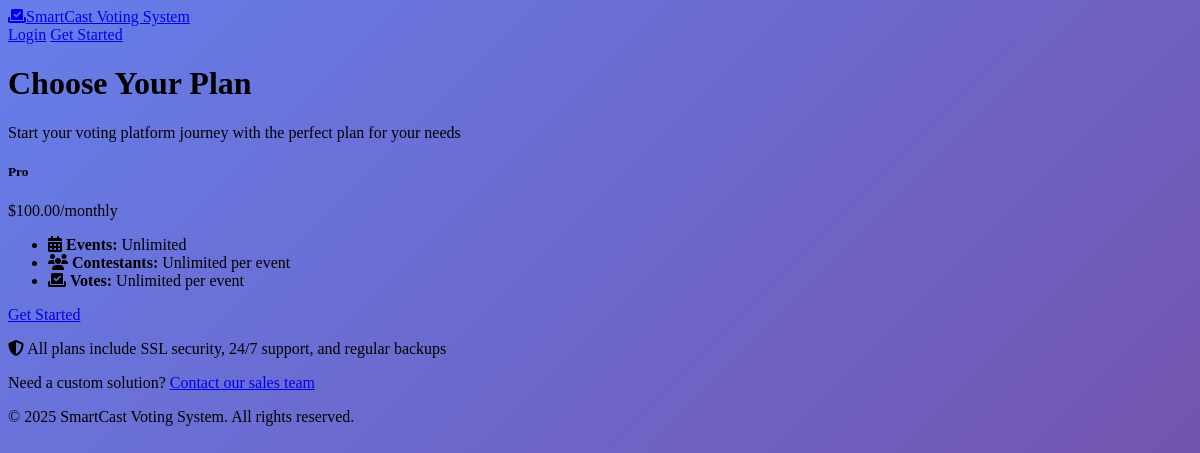
/pricing, run on the app's committed database.
### tables this page shows
CREATE TABLE `subscription_plans` (
  `id` int(11) NOT NULL,
  `name` varchar(100) NOT NULL,
  `slug` varchar(100) NOT NULL,
  `description` text DEFAULT NULL,
  `price` decimal(10,2) NOT NULL DEFAULT 0.00,
  `billing_cycle` enum('monthly','yearly','lifetime','free') DEFAULT 'monthly',
  `max_events` int(11) DEFAULT NULL COMMENT 'NULL means unlimited',
  `max_contestants_per_event` int(11) DEFAULT NULL COMMENT 'NULL means unlimited',
  `max_votes_per_event` int(11) DEFAULT NULL COMMENT 'NULL means unlimited',
  `features` longtext DEFAULT NULL COMMENT 'Additional features as JSON' CHECK (json_valid(`features`)),
  `fee_rule_id` int(11) DEFAULT NULL COMMENT 'Default fee rule for this plan',
  `is_popular` tinyint(1) DEFAULT 0,
  `is_active` tinyint(1) DEFAULT 1,
  `sort_order` int(3) DEFAULT 0,
  `trial_days` int(3) DEFAULT 0,
  `created_at` timestamp NOT NULL DEFAULT current_timestamp(),
  `updated_at` timestamp NOT NULL DEFAULT current_timestamp() ON UPDATE current_timestamp()
);

### includes/autoloader.php (called while the page is built, shortened)
<?php
spl_autoload_register(function ($class) {
    $prefix = 'SmartCast\\';
    $base_dir = __DIR__ . '/../src/';
    $len = strlen($prefix);
    $relative_class = substr($class, $len);
    $file = $base_dir . str_replace('\\', '/', $relative_class) . '.php';
});

### src/Core/Database.php (called while the page is built, shortened)
<?php
class Database
{
    private $connection;
    private static $instance = null;
    public static function getInstance()
    {
        if (self::$instance === null) {
            self::$instance = new self();
        }
        return self::$instance;
    }
    private function connect()
    {
        try {
            $dsn = "mysql:host=" . DB_HOST . ";dbname=" . DB_NAME . ";charset=" . DB_CHARSET;
            $options = [
                PDO::ATTR_ERRMODE => PDO::ERRMODE_EXCEPTION,
                PDO::ATTR_DEFAULT_FETCH_MODE => PDO::FETCH_ASSOC,
                PDO::ATTR_EMULATE_PREPARES => false,
            ];
            $this->connection = new PDO($dsn, DB_USER, DB_PASS, $options);
        } catch (PDOException $e) {
            throw new \Exception("Database connection failed: " . $e->getMessage());
        }
    }
    public function query($sql, $params = [])
    {
        try {
            $stmt = $this->connection->prepare($sql);
            foreach ($params as $key => $value) {
                if (is_null($value)) {
                    $stmt->bindValue(":$key", null, PDO::PARAM_NULL);
                } elseif (is_int($value)) {
                    $stmt->bindValue(":$key", $value, PDO::PARAM_INT);
                } elseif (is_bool($value)) {
                    $stmt->bindValue(":$key", $value, PDO::PARAM_BOOL);
                } else {
                    $stmt->bindValue(":$key", $value, PDO::PARAM_STR);
                }
            }
            $stmt->execute();
            return $stmt;
        } catch (PDOException $e) {
            throw new \Exception("Query failed: " . $e->getMessage());
        }
    }
    public function select($sql, $params = [])
    {
        $stmt = $this->query($sql, $params);
        return $stmt->fetchAll();
    }
}

### src/Controllers/AuthController.php (called while the page is built, shortened)
<?php
class AuthController extends BaseController
{
    public function showPricing()
    {
        $planModel = new SubscriptionPlan();
        $plans = $planModel->getPlansForPricing();
        $this->view('pricing', [
            'plans' => $plans
        ]);
    }
}

### src/Core/Application.php (called while the page is built, shortened)
<?php
class Application
{
    private $router;
    private function initializeRouter()
    {
        $this->router = new Router();
    }
    private function setupRoutes()
    {
        $this->router->get('/', 'HomeController@index');
        $this->router->get('/pricing', 'AuthController@showPricing');
        $this->router->get('/login', 'AuthController@showLogin');
        $this->router->post('/login', 'AuthController@login');
        $this->router->get('/register', 'AuthController@showRegister');
        $this->router->post('/register', 'AuthController@register');
        $this->router->post('/logout', 'AuthController@logout');
        $this->router->get('/events', 'EventController@index');
        $this->router->get('/events/{eventSlug}', 'EventController@show');
        $this->router->get('/events/{eventSlug}/vote', 'VoteController@showVoting');
        $this->router->get('/events/{eventSlug}/vote/{contestantSlug}', 'VoteController@showVoteForm');
        $this->router->post('/events/{eventSlug}/vote/process', 'VoteController@processVote');
        $this->router->get('/api/payment/status/{transactionId}', 'VoteController@checkPaymentStatus');
        $this->router->get('/api/payment/test/{transactionId}', 'VoteController@testPaymentStatus');
        $this->router->post('/api/payment/callback/{transactionId}', 'VoteController@handlePaymentCallback');
        $this->router->get('/api/payment/simulate/{transactionId}', 'VoteController@simulatePaymentCallback');
        $this->router->group(['middleware' => 'auth'], function($router) {
            $router->get('/organizer', 'OrganizerController@dashboard');
        });
        $this->router->group(['prefix' => '/admin', 'middleware' => 'auth'], function($router) {
            $router->get('/', 'AdminController@dashboard');
            $router->get('/events', 'AdminController@events');
            $router->get('/events/create', 'AdminController@createEvent');
            $router->post('/events', 'AdminController@storeEvent');
            $router->get('/events/{id}/edit', 'AdminController@editEvent');
            $router->put('/events/{id}', 'AdminController@updateEvent');
            $router->delete('/events/{id}', 'AdminController@deleteEvent');
            $router->get('/contestants', 'AdminController@contestants');
            $router->get('/contestants/create', 'AdminController@createContestant');
            $router->post('/contestants', 'AdminController@storeContestant');
            $router->get('/categories', 'AdminController@categories');
            $router->post('/categories', 'AdminController@storeCategory');
            $router->get('/users', 'AdminController@users');
            $router->get('/reports', 'AdminController@reports');
        });
        $this->router->group(['middleware' => 'auth'], function($router) {
            $router->get('/superadmin', 'SuperAdminController@dashboard');
        });
        $this->router->group(['prefix' => '/api'], function($router) {
            $router->get('/events', 'Api\\EventController@index');
            $router->get('/events/{id}', 'Api\\EventController@show');
            $router->get('/events/{id}/results', 'Api\\EventController@results');
            $router->get('/events/search', 'Api\\EventController@search');
            $router->post('/vote', 'Api\\VoteController@vote');
            $router->get('/vote/verify', 'Api\\VoteController@verifyReceipt');
            $router->get('/vote/bundles', 'Api\\VoteController@getBundles');
            $router->get('/vote/contestants', 'Api\\VoteController@getContestants');
        });
    }
    public function run()
    {
        try {
            $this->router->dispatch();
        } catch (\Exception $e) {
            $this->handleException($e);
        }
    }
}

### index.php (called while the page is built, shortened)
<?php
require_once __DIR__ . '/includes/autoloader.php';
$app = new SmartCast\Core\Application();
$app->run();

### src/Models/BaseModel.php (called while the page is built, shortened)
<?php
abstract class BaseModel
{
    public function __construct()
    {
        $this->db = Database::getInstance();
    }
}

### src/Models/SubscriptionPlan.php (called while the page is built, shortened)
<?php
class SubscriptionPlan extends BaseModel
{
    protected $table = 'subscription_plans';
    public function getActivePlans()
    {
        $sql = "
            SELECT sp.*, fr.rule_type, fr.percentage_rate, fr.fixed_amount
            FROM {$this->table} sp
            LEFT JOIN fee_rules fr ON sp.fee_rule_id = fr.id
            WHERE sp.is_active = 1
            ORDER BY sp.sort_order ASC
        ";
        return $this->db->select($sql);
    }
    public function getPlanFeatures($planId)
    {
        $sql = "
            SELECT * FROM plan_features
            WHERE plan_id = :plan_id
            ORDER BY sort_order ASC
        ";
        return $this->db->select($sql, ['plan_id' => $planId]);
    }
    public function getPlansForPricing()
    {
        $plans = $this->getActivePlans();
        foreach ($plans as &$plan) {
            $plan['plan_features'] = $this->getPlanFeatures($plan['id']);
            $plan['features_json'] = !empty($plan['features']) ? json_decode($plan['features'], true) : [];
            if ($plan['price'] == 0) {
                $plan['price_display'] = 'Free';
            } else {
                $plan['price_display'] = '$' . number_format($plan['price'], 2);
                if ($plan['billing_cycle'] !== 'lifetime') {
                    $plan['price_display'] .= '/' . $plan['billing_cycle'];
                }
            }
            $plan['events_display'] = is_null($plan['max_events']) ? 'Unlimited' : $plan['max_events'];
            $plan['contestants_display'] = is_null($plan['max_contestants_per_event']) ? 'Unlimited' : number_format($plan['max_contestants_per_event']);
        }
        return $plans;
    }
}

### views/pricing.php (the view, shortened to what this page needs)
<!DOCTYPE html>
<html lang="en">
<head>
    <link href="<?= COREUI_CSS ?>" rel="stylesheet">
    <link href="https://cdnjs.cloudflare.com/ajax/libs/font-awesome/6.4.0/css/all.min.css" rel="stylesheet">
    <link href="<?= APP_URL ?>/public/css/auth.css" rel="stylesheet">
</head>
<body class="c-app" style="background: linear-gradient(135deg, #667eea 0%, #764ba2 100%);">
    <header class="navbar navbar-expand-lg navbar-dark bg-transparent">
        <div class="container">
            <a class="navbar-brand fw-bold" href="<?= APP_URL ?>">
                <i class="fas fa-vote-yea me-2"></i><?= APP_NAME ?>
            </a>
            <div class="navbar-nav ms-auto">
                <a class="nav-link" href="<?= APP_URL ?>/login">Login</a>
                <a class="btn btn-outline-light btn-sm" href="<?= APP_URL ?>/register">Get Started</a>
            </div>
        </div>
    </header>
    <div class="container py-4">
        <div class="text-center text-white mb-4">
            <h1 class="display-5 fw-bold mb-2">Choose Your Plan</h1>
            <p class="lead mb-0">Start your voting platform journey with the perfect plan for your needs</p>
        </div>
        <div class="row justify-content-center">
            <?php foreach ($plans ?? [] as $plan): ?>
            <div class="col-xl-3 col-lg-4 col-md-6 mb-3">
                <div class="card h-100 shadow-sm <?= $plan['is_popular'] ? 'border-warning' : '' ?>">
                    <div class="card-body text-center d-flex flex-column p-3">
                        <h5 class="card-title mb-2"><?= htmlspecialchars($plan['name']) ?></h5>
                        <div class="h4 fw-bold text-primary mb-2">
                            <?= $plan['price_display'] ?>
                        </div>
                        <ul class="list-unstyled text-start mb-3 flex-grow-1 small">
                            <li class="mb-1">
                                <i class="fas fa-calendar-alt text-info me-2"></i>
                                <strong>Events:</strong> <?= $plan['events_display'] ?>
                            </li>
                            <li class="mb-1">
                                <i class="fas fa-users text-success me-2"></i>
                                <strong>Contestants:</strong> <?= $plan['contestants_display'] ?> per event
                            </li>
                            <li class="mb-1">
                                <i class="fas fa-vote-yea text-warning me-2"></i>
                                <strong>Votes:</strong> <?= $plan['votes_display'] ?> per event
                            </li>
                        </ul>
                        <div class="mt-auto">
                            <a href="<?= APP_URL ?>/register?plan=<?= $plan['id'] ?>" class="btn btn-<?= $plan['is_popular'] ? 'warning' : 'primary' ?> btn-sm w-100">
                                Get Started
                            </a>
                        </div>
                    </div>
                </div>
            </div>
            <?php endforeach; ?>
        </div>
        <div class="text-center text-white mt-4">
            <p class="mb-2 small">
                <i class="fas fa-shield-alt me-2"></i>
                All plans include SSL security, 24/7 support, and regular backups
            </p>
            <p class="small mb-0">
                Need a custom solution?
                <a href="mailto:sales@<?= strtolower(APP_NAME) ?>.com" class="text-warning text-decoration-none">
                    Contact our sales team
                </a>
            </p>
        </div>
    </div>
    <footer class="text-center text-white py-3">
        <div class="container">
            <p class="mb-0 small">&copy; <?= date('Y') ?> <?= APP_NAME ?>. All rights reserved.</p>
        </div>
    </footer>
</body>
</html>

### src/Core/Router.php (shortened to what this page needs)
<?php
class Router
{
    private $routes = [];
    private $currentGroup = [];
    public function group($attributes, $callback)
    {
        $previousGroup = $this->currentGroup;
        $this->currentGroup = array_merge($this->currentGroup, $attributes);
        $this->currentGroup = $previousGroup;
    }
    private function addRoute($method, $path, $handler)
    {
        $prefix = isset($this->currentGroup['prefix']) ? $this->currentGroup['prefix'] : '';
        $middleware = isset($this->currentGroup['middleware']) ? $this->currentGroup['middleware'] : null;
        $fullPath = $prefix . $path;
        $this->routes[] = [
            'method' => $method,
            'path' => $fullPath,
            'handler' => $handler,
            'middleware' => $middleware
        ];
    }
    public function dispatch()
    {
        $method = $_SERVER['REQUEST_METHOD'];
        $path = parse_url($_SERVER['REQUEST_URI'], PHP_URL_PATH);
        $appUrlParts = parse_url(APP_URL);
        $basePath = $appUrlParts['path'] ?? '';
        if (!empty($basePath)) {
            if (strpos($path, $basePath . '/index.php') === 0) {
                $path = substr($path, strlen($basePath . '/index.php'));
            } elseif (strpos($path, $basePath) === 0) {
                $path = substr($path, strlen($basePath));
            }
        }
        foreach ($this->routes as $route) {
            if ($route['method'] === $method && $this->matchPath($route['path'], $path)) {
                $params = $this->extractParams($route['path'], $path);
                $this->callHandler($route['handler'], $params);
                return;
            }
        }
    }
    private function matchPath($routePath, $requestPath)
    {
        $pattern = preg_replace('/\{([^}]+)\}/', '([^/]+)', $routePath);
        $pattern = '#^' . $pattern . '$#';
        return preg_match($pattern, $requestPath);
    }
    private function extractParams($routePath, $requestPath)
    {
        $params = [];
        return $params;
    }
    private function callHandler($handler, $params = [])
    {
        if (is_string($handler)) {
            list($controller, $method) = explode('@', $handler);
            $controllerClass = "SmartCast\\Controllers\\{$controller}";
            if (class_exists($controllerClass)) {
                $controllerInstance = new $controllerClass();
                if (method_exists($controllerInstance, $method)) {
                    $paramValues = array_values($params);
                    call_user_func_array([$controllerInstance, $method], $paramValues);
                } else {
                    throw new \Exception("Method {$method} not found in {$controllerClass}");
                }
            } else {
                throw new \Exception("Controller {$controllerClass} not found");
            }
        } elseif (is_callable($handler)) {
            $paramValues = array_values($params);
            call_user_func_array($handler, $paramValues);
        }
    }
}

### public/css/auth.css (style rules this page uses)
.c-app { min-height: 100vh; }

### data on the page
subscription_plans: name "Pro", price_display "$100.00/monthly", events_display "Unlimited", contestants_display "Unlimited", votes_display "Unlimited"
